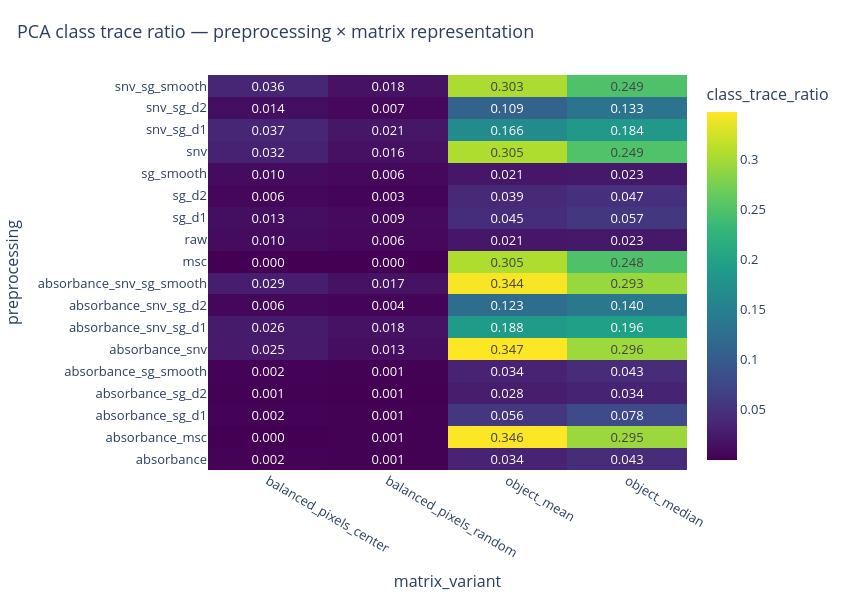

This figure's notebook cell:
### Code cell
plot_pca_metric_heatmap(
    pca_scored_df,
    metric="class_trace_ratio",
    index_col="preprocessing",
    column_col="matrix_variant",
    title="PCA class trace ratio — preprocessing × matrix representation",
    show=True,
)

### Figure 1 — Plotly figure (JSON) as saved in the notebook; plotly's stock layout.template omitted (floating-point values rounded to 4 significant figures)
{"data": [{"colorbar": {"title": {"text": "class_trace_ratio"}}, "colorscale": [[0, "#440154"], [0.1111, "#482878"], [0.2222, "#3e4989"], [0.3333, "#31688e"], [0.4444, "#26828e"], [0.5556, "#1f9e89"], [0.6667, "#35b779"], [0.7778, "#6ece58"], [0.8889, "#b5de2b"], [1, "#fde725"]], "hovertemplate": "preprocessing: %{y}<br>matrix_variant: %{x}<br>class_trace_ratio: %{z:.4f}<extra></extra>", "text": [["0.002", "0.001", "0.034", "0.043"], ["0.000", "0.001", "0.346", "0.295"], ["0.002", "0.001", "0.056", "0.078"], ["0.001", "0.001", "0.028", "0.034"], ["0.002", "0.001", "0.034", "0.043"], ["0.025", "0.013", "0.347", "0.296"], ["0.026", "0.018", "0.188", "0.196"], ["0.006", "0.004", "0.123", "0.140"], ["0.029", "0.017", "0.344", "0.293"], ["0.000", "0.000", "0.305", "0.248"], ["0.010", "0.006", "0.021", "0.023"], ["0.013", "0.009", "0.045", "0.057"], ["0.006", "0.003", "0.039", "0.047"], ["0.010", "0.006", "0.021", "0.023"], ["0.032", "0.016", "0.305", "0.249"], ["0.037", "0.021", "0.166", "0.184"], ["0.014", "0.007", "0.109", "0.133"], ["0.036", "0.018", "0.303", "0.249"]], "texttemplate": "%{text}", "type": "heatmap", "x": ["balanced_pixels_center", "balanced_pixels_random", "object_mean", "object_median"], "y": ["absorbance", "absorbance_msc", "absorbance_sg_d1", "absorbance_sg_d2", "absorbance_sg_smooth", "absorbance_snv", "absorbance_snv_sg_d1", "absorbance_snv_sg_d2", "absorbance_snv_sg_smooth", "msc", "raw", "sg_d1", "sg_d2", "sg_smooth", "snv", "snv_sg_d1", "snv_sg_d2", "snv_sg_smooth"], "z": [[0.002464, 0.0009694, 0.03415, 0.04305], [0.0003321, 0.0006802, 0.3462, 0.2947], [0.002093, 0.001262, 0.05573, 0.07779], [0.001006, 0.0005232, 0.02779, 0.03356], [0.002472, 0.0009768, 0.03414, 0.04302], [0.02502, 0.01252, 0.347, 0.2957], [0.02589, 0.01764, 0.1882, 0.1956], [0.005934, 0.004023, 0.123, 0.1395], [0.02886, 0.01727, 0.3438, 0.2933], [4.601e-05, 0.0002427, 0.3047, 0.2483], [0.01026, 0.006484, 0.02114, 0.02325], [0.0135, 0.008967, 0.04462, 0.05652], [0.005539, 0.003287, 0.03941, 0.04678], [0.01026, 0.00649, 0.02114, 0.02325], [0.03248, 0.0159, 0.3051, 0.2491], [0.03673, 0.02072, 0.1662, 0.1844], [0.01391, 0.00718, 0.1087, 0.1327], [0.03648, 0.01759, 0.3034, 0.2488]]}], "layout": {"font": {"size": 13}, "height": 600, "hoverlabel": {"namelength": -1}, "margin": {"b": 65, "l": 70, "r": 80, "t": 75}, "title": {"font": {"size": 18}, "text": "PCA class trace ratio — preprocessing × matrix representation", "x": 0.02}, "width": 850, "xaxis": {"title": {"text": "matrix_variant"}}, "yaxis": {"title": {"text": "preprocessing"}}}}
